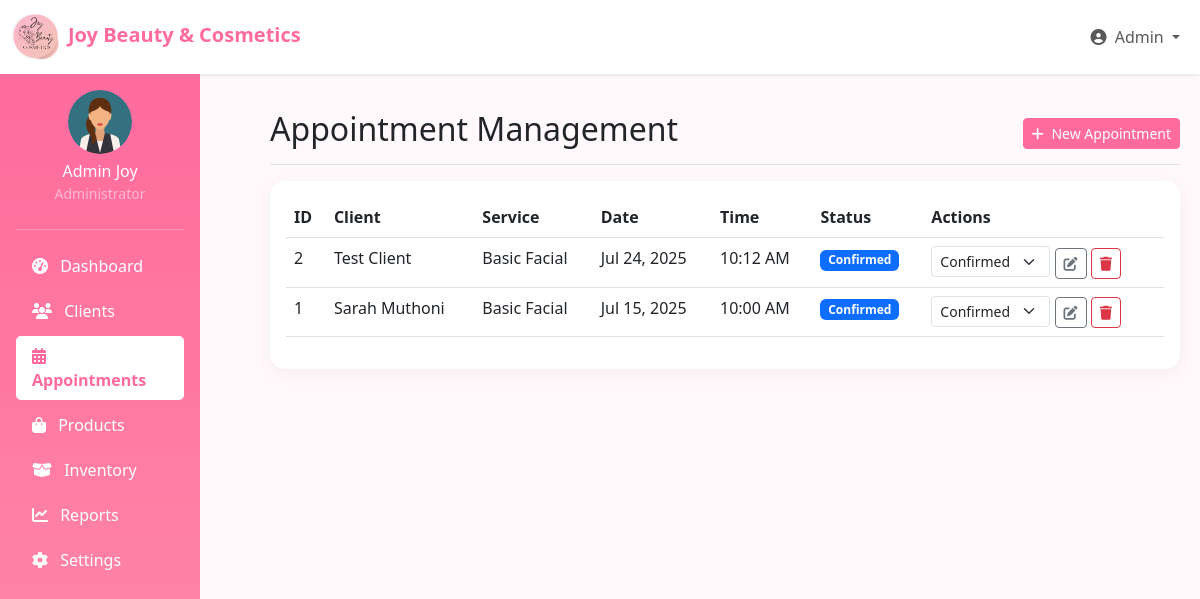
Page /pages/admin/dashboard.php?tab=appointments&edit=2 (signed in) on the committed database.
### tables this page shows
CREATE TABLE IF NOT EXISTS `appointments` (
  `appointment_id` int NOT NULL AUTO_INCREMENT,
  `user_id` int NOT NULL,
  `service_id` int NOT NULL,
  `appointment_date` date NOT NULL,
  `start_time` time NOT NULL,
  `end_time` time NOT NULL,
  `status` enum('pending','confirmed','completed','cancelled') DEFAULT 'pending',
  `notes` text,
  `created_at` timestamp NULL DEFAULT CURRENT_TIMESTAMP,
  PRIMARY KEY (`appointment_id`),
  KEY `user_id` (`user_id`),
  KEY `service_id` (`service_id`),
  CONSTRAINT `appointments_ibfk_1` FOREIGN KEY (`user_id`) REFERENCES `users` (`user_id`),
  CONSTRAINT `appointments_ibfk_2` FOREIGN KEY (`service_id`) REFERENCES `services` (`service_id`)
);

CREATE TABLE IF NOT EXISTS `users` (
  `user_id` int NOT NULL AUTO_INCREMENT,
  `first_name` varchar(50) NOT NULL,
  `last_name` varchar(50) NOT NULL,
  `email` varchar(100) NOT NULL,
  `password` varchar(255) NOT NULL,
  `phone` varchar(20) DEFAULT NULL,
  `address` text,
  `user_type` enum('admin','client') NOT NULL DEFAULT 'client',
  `created_at` timestamp NULL DEFAULT CURRENT_TIMESTAMP,
  `updated_at` timestamp NULL DEFAULT CURRENT_TIMESTAMP ON UPDATE CURRENT_TIMESTAMP,
  PRIMARY KEY (`user_id`),
  UNIQUE KEY `email` (`email`)
);

CREATE TABLE IF NOT EXISTS `services` (
  `service_id` int NOT NULL AUTO_INCREMENT,
  `name` varchar(255) NOT NULL,
  `description` text,
  `price` decimal(10,2) NOT NULL,
  `duration_minutes` int DEFAULT NULL,
  `is_active` tinyint(1) DEFAULT '1',
  `created_at` timestamp NULL DEFAULT CURRENT_TIMESTAMP,
  `image_url` varchar(255) DEFAULT NULL,
  PRIMARY KEY (`service_id`)
);

### backend/config.php (called while the page is built, shortened)
<?php
function sanitizeInput($data) {
    return htmlspecialchars(strip_tags(trim($data)));
}
?>

### pages/admin/dashboard.php (the view, shortened to what this page needs)
<?php
require_once '../../backend/config.php';
$activeTab = isset($_GET['tab']) ? sanitizeInput($_GET['tab']) : 'dashboard';
$clients = $appointments = $products = $sales = $reports = [];
try {
    if ($activeTab === 'dashboard') {
        $stmt = $pdo->prepare("SELECT COUNT(*) FROM appointments WHERE appointment_date = CURDATE()");
        $stmt->execute();
        $todayAppointments = $stmt->fetchColumn();
        $stmt = $pdo->prepare("SELECT COUNT(*) FROM users WHERE user_type = 'client' AND MONTH(created_at) = MONTH(CURDATE())");
        $stmt->execute();
        $newClients = $stmt->fetchColumn();
        $stmt = $pdo->prepare("SELECT COUNT(*) FROM products WHERE stock_quantity < 5");
        $stmt->execute();
        $lowStock = $stmt->fetchColumn();
        $stmt = $pdo->prepare("SELECT SUM(total_amount) FROM sales WHERE MONTH(sale_date) = MONTH(CURDATE())");
        $stmt->execute();
        $monthlyRevenue = $stmt->fetchColumn() ?? 0;
        $stmt = $pdo->prepare("SELECT a.*, u.first_name, u.last_name, s.name as service_name
                              FROM appointments a
                              JOIN users u ON a.user_id = u.user_id
                              JOIN services s ON a.service_id = s.service_id
                              ORDER BY a.appointment_date DESC, a.start_time DESC
                              LIMIT 5");
        $stmt->execute();
        $recentAppointments = $stmt->fetchAll();
    }
    elseif ($activeTab === 'appointments') {
        $stmt = $pdo->prepare("SELECT a.*, u.first_name, u.last_name, s.name as service_name, s.price
                              FROM appointments a
                              JOIN users u ON a.user_id = u.user_id
                              JOIN services s ON a.service_id = s.service_id
                              ORDER BY a.appointment_date DESC, a.start_time DESC");
        $stmt->execute();
        $appointments = $stmt->fetchAll();
    }
} catch(PDOException $e) {
    $error = "Database error: " . $e->getMessage();
}
?>
<!DOCTYPE html>
<html lang="en">
<head>
    <link rel="stylesheet" href="https://cdnjs.cloudflare.com/ajax/libs/font-awesome/6.4.0/css/all.min.css">
    <link href="https://cdn.jsdelivr.net/npm/bootstrap@5.3.0/dist/css/bootstrap.min.css" rel="stylesheet">
</head>
<body>
    <nav class="navbar navbar-expand-lg navbar-light bg-white shadow-sm">
        <div class="container-fluid">
            <a class="navbar-brand" href="#">
                <img src="../../images/logo.png" alt="Logo" style="width:48px; object-fit:contain; margin-right:8px; vertical-align:middle;">Joy Beauty & Cosmetics
            </a>
            <div class="collapse navbar-collapse" id="navbarNav">
                <ul class="navbar-nav ms-auto">
                    <li class="nav-item dropdown">
                        <a class="nav-link dropdown-toggle" href="#" id="navbarDropdown" role="button" data-bs-toggle="dropdown">
                            <i class="fas fa-user-circle me-1"></i> <?php echo $_SESSION['first_name']; ?>
                        </a>
                    </li>
                </ul>
            </div>
        </div>
    </nav>
    <div class="sidebar col-md-3 col-lg-2 d-md-block p-3">
        <div class="text-center mb-4">
            <img src="../../images/user.png" width="64" class="rounded-circle mb-2" alt="Profile">
            <h6 class="mb-0"><?php echo $_SESSION['first_name'] . ' ' . $_SESSION['last_name']; ?></h6>
            <small class="text-white-50">Administrator</small>
        </div>
        <hr class="bg-white">
        <ul class="nav flex-column">
            <li class="nav-item">
                <a class="nav-link <?php echo $activeTab === 'dashboard' ? 'active' : ''; ?>" href="?tab=dashboard">
                    <i class="fas fa-tachometer-alt me-2"></i> Dashboard
                </a>
            </li>
            <li class="nav-item">
                <a class="nav-link <?php echo $activeTab === 'clients' ? 'active' : ''; ?>" href="?tab=clients">
                    <i class="fas fa-users me-2"></i> Clients
                </a>
            </li>
            <li class="nav-item">
                <a class="nav-link <?php echo $activeTab === 'appointments' ? 'active' : ''; ?>" href="?tab=appointments">
                    <i class="fas fa-calendar-alt me-2"></i> Appointments
                </a>
            </li>
            <li class="nav-item">
                <a class="nav-link <?php echo $activeTab === 'products' ? 'active' : ''; ?>" href="?tab=products">
                    <i class="fas fa-shopping-bag me-2"></i> Products
                </a>
            </li>
            <li class="nav-item">
                <a class="nav-link <?php echo $activeTab === 'inventory' ? 'active' : ''; ?>" href="?tab=inventory">
                    <i class="fas fa-box-open me-2"></i> Inventory
                </a>
            </li>
            <li class="nav-item">
                <a class="nav-link <?php echo $activeTab === 'reports' ? 'active' : ''; ?>" href="?tab=reports">
                    <i class="fas fa-chart-line me-2"></i> Reports
                </a>
            </li>
            <li class="nav-item">
                <a class="nav-link <?php echo $activeTab === 'settings' ? 'active' : ''; ?>" href="?tab=settings">
                    <i class="fas fa-cog me-2"></i> Settings
                </a>
            </li>
        </ul>
    </div>
    <main class="main-content">
        <?php if ($activeTab === 'appointments'): ?>
        <div class="d-flex justify-content-between flex-wrap flex-md-nowrap align-items-center pt-3 pb-2 mb-3 border-bottom">
            <h1 class="h2">Appointment Management</h1>
            <div class="btn-toolbar mb-2 mb-md-0">
                <button type="button" class="btn btn-sm btn-primary" data-bs-toggle="modal" data-bs-target="#addAppointmentModal">
                    <i class="fas fa-plus me-1"></i> New Appointment
                </button>
            </div>
        </div>
        <div class="card">
            <div class="card-body">
                <div class="table-responsive">
                    <table class="table table-hover">
                        <thead>
                            <tr>
                                <th>ID</th>
                                <th>Client</th>
                                <th>Service</th>
                                <th>Date</th>
                                <th>Time</th>
                                <th>Status</th>
                                <th>Actions</th>
                            </tr>
                        </thead>
                        <tbody>
                            <?php foreach ($appointments as $appointment): ?>
                            <tr>
                                <td><?php echo $appointment['appointment_id']; ?></td>
                                <td><?php echo $appointment['first_name'] . ' ' . $appointment['last_name']; ?></td>
                                <td><?php echo $appointment['service_name']; ?></td>
                                <td><?php echo date('M j, Y', strtotime($appointment['appointment_date'])); ?></td>
                                <td><?php echo date('g:i A', strtotime($appointment['start_time'])); ?></td>
                                <td>
                                    <span class="badge badge-<?php echo strtolower($appointment['status']); ?>">
                                        <?php echo ucfirst($appointment['status']); ?>
                                    </span>
                                </td>
                                <td>
                                    <form method="POST" style="display:inline;">
                                        <select name="status" class="form-select form-select-sm d-inline-block w-auto" onchange="this.form.submit()">
                                            <option value="confirmed" <?php echo $appointment['status'] === 'confirmed' ? 'selected' : ''; ?>>Confirmed</option>
                                        </select>
                                    </form>
                                    <a href="?tab=appointments&edit=<?php echo $appointment['appointment_id']; ?>" class="btn btn-sm btn-outline-secondary"><i class="fas fa-edit"></i></a>
                                    <a href="?tab=appointments&delete_appointment=<?php echo $appointment['appointment_id']; ?>" class="btn btn-sm btn-outline-danger" onclick="return confirm('Are you sure?')"><i class="fas fa-trash"></i></a>
                                </td>
                            </tr>
                            <?php endforeach; ?>
                        </tbody>
                    </table>
                </div>
            </div>
        </div>
        <?php endif; ?>
    </main>
</body>
</html>

### pages/admin/dashboard.php (style rules this page uses)
:root { --primary-color: #ff6b9d; --secondary-color: #ffd6e5; --dark-color: #333; --light-color: #f8f9fa; }
body { font-family: 'Segoe UI', Tahoma, Geneva, Verdana, sans-serif; background-color: #fff9fb; }
.navbar-brand { font-weight: 700; color: var(--primary-color) !important; }
.sidebar { background: linear-gradient(180deg, #ff6b9d, #ff8fab); color: white; height: 100vh; position: fixed; }
.sidebar .nav-link { color: white; margin-bottom: 5px; border-radius: 5px; }
.sidebar .nav-link.active { background-color: white; color: var(--primary-color) !important; font-weight: 600; }
.main-content { margin-left: 250px; padding: 20px; }
.card { border-radius: 15px; border: none; box-shadow: 0 4px 20px rgba(0, 0, 0, 0.05); }
.btn-primary { background-color: var(--primary-color); border-color: var(--primary-color); }
.badge-confirmed { background-color: #0d6efd; }

### rows in the picture
appointments: appointment_id "2", user.first_name "Test", user.last_name "Client", service.name "Basic Facial", appointment_date "Jul 24, 2025", start_time "10:12 AM", status "Confirmed"
appointments: appointment_id "1", user.first_name "Sarah", user.last_name "Muthoni", service.name "Basic Facial", appointment_date "Jul 15, 2025", start_time "10:00 AM", status "Confirmed"

### other values in the picture
$_SESSION['first_name'] "Admin"
$_SESSION['last_name'] "Joy"
